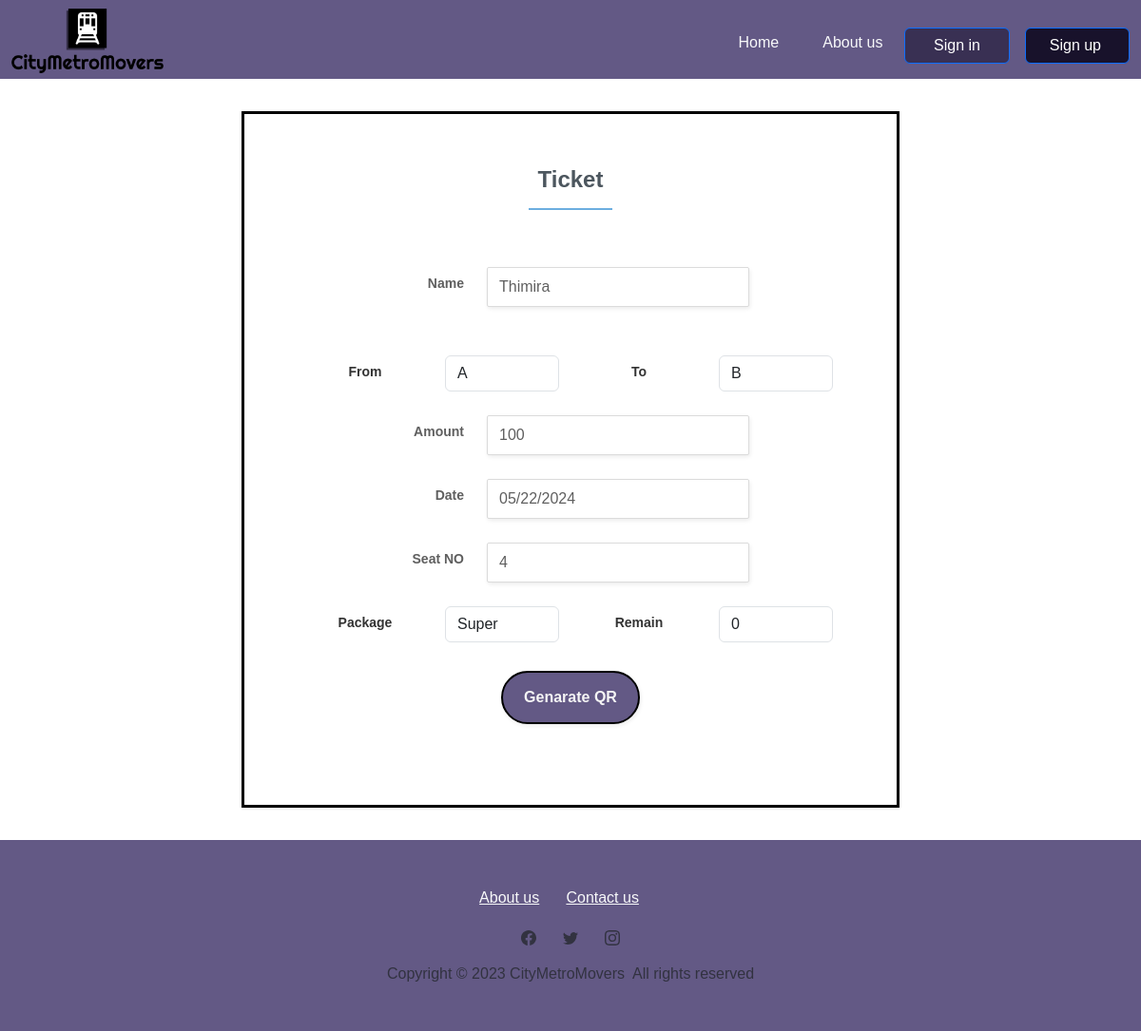
Screenshot of /ticket.php?u_id=37 with the database file from the repository.
### tables this page shows
CREATE TABLE `user` (
  `user_id` varchar(10) NOT NULL,
  `user_role` varchar(40) NOT NULL DEFAULT 'user',
  `user_nic` varchar(50) NOT NULL,
  `user_contactNo` int(50) NOT NULL,
  `user_email` varchar(100) NOT NULL,
  `user_photo` blob NOT NULL,
  `user_fname` varchar(250) NOT NULL,
  `user_lname` varchar(250) NOT NULL,
  `user_status` varchar(20) NOT NULL DEFAULT 'Active',
  `user_password` varchar(255) NOT NULL,
  `cookie_token` varchar(250) NOT NULL,
  `expiry_date` bigint(20) NOT NULL
);

CREATE TABLE `station_user` (
  `Station_issueId` int(10) NOT NULL,
  `user_id` varchar(10) NOT NULL,
  `Start_station` text NOT NULL,
  `Destination` text NOT NULL,
  `is_reserved` tinyint(1) NOT NULL DEFAULT 0,
  `Reserve_seat` varchar(2) NOT NULL,
  `pkg_id` varchar(10) NOT NULL,
  `pkg_description` varchar(200) NOT NULL,
  `pkg_remaining` int(11) NOT NULL,
  `price` int(11) NOT NULL,
  `Issue_date` date NOT NULL DEFAULT current_timestamp()
);

CREATE TABLE `package` (
  `Pkg_id` varchar(10) NOT NULL,
  `Pkg_title` varchar(100) NOT NULL,
  `Pkg_price` varchar(50) NOT NULL,
  `Pkg_description` varchar(200) NOT NULL,
  `Pkg_plan` varchar(50) NOT NULL,
  `trips` int(11) NOT NULL
);

### ticket.php (the view, shortened to what this page needs)
<?php
$id = null;
if (isset($_GET['u_id'])) {
  $id = $_GET['u_id'];
}
$dbcon = new DBConnector();
$con = $dbcon->getConnection();
$query1 = "SELECT * FROM station_user WHERE Station_issueId ='$id' ";
 $pstmt1 = $con->prepare($query1);
 $pstmt1->execute();
 $query1_run = $pstmt1->fetchAll(PDO::FETCH_ASSOC);
if ($pstmt1->rowCount()>0) {
  foreach ($query1_run as $data) {
    $user_id = $data['user_id'];
    $start = $data['Start_station'];
    $destination = $data['Destination'];
    $seat = $data['Reserve_seat'];
    $remain = $data['pkg_remaining'];
    $pkgid = $data['pkg_id'];
    $amount =$data['price'];
  }
}
$query2 = "SELECT user_fname FROM user WHERE user_id ='$user_id' ";
$pstmt2 = $con->prepare($query2);
 $pstmt2->execute();
 $query2_run = $pstmt2->fetchAll(PDO::FETCH_ASSOC);
if ($pstmt2->rowCount() > 0) {
  foreach ($query2_run as $data1) {
    $name = $data1['user_fname'];
  }
}
$query3 = "SELECT Pkg_title FROM package WHERE Pkg_id ='$pkgid' ";
$pstmt3 = $con->prepare($query3);
 $pstmt3->execute();
 $query3_run = $pstmt3->fetchAll(PDO::FETCH_ASSOC);
if ($pstmt3->rowCount() > 0) {
  foreach ($query3_run as $data2) {
    $namepkg = $data2['Pkg_title'];
  }
} else {
  $namepkg = "N/A";
}
?>
<!DOCTYPE html>
<html data-bs-theme="light" lang="en">
<head>
  <link rel="stylesheet" href="https://cdn.jsdelivr.net/npm/bootstrap@5.3.1/dist/css/bootstrap.min.css">
  <link rel="stylesheet" href="assets/css/styles_tiket.css">
    <link rel="stylesheet" href="assets/css/navbar.css">
</head>
<body>
<?php include('includes/navbar.php'); ?>
<div class="custom-form-container" style="margin-bottom: 1px; padding-bottom: 0px; padding-top: 30px;"></div>
  <div class="row register-form">
    <div class="col-md-8 offset-md-2" style="margin-top: -64px;margin-bottom: -16px;">
        <form class="custom-form" style="margin-top: 68px; border: solid black;" method="POST" action="qrcode.php">
        <h1>Ticket</h1>
        <div class="row form-group">
          <div class="col-sm-4 label-column"><label class="col-form-label" for="email-input-field">Name</label></div>
          <div class="col-sm-6 input-column"><input class="form-control" type="text" name="name"
                                                    value="<?php echo $name ?>" readonly></div>
        </div>
        <div class="row form-group">
          <div class="col-lg-12" style="padding-top: 0px;margin-top: 26px;">
            <div class="container">
              <div class="row">
                <div class="col-md-3"><label class="col-form-label" for="name-input-field">From</label></div>
                <div class="col-md-3"><input class="form-control" type="text" name="from" value="<?php echo $start ?>"
                                             readonly></div>
                <div class="col-md-3"><label class="col-form-label" for="name-input-field">To</label></div>
                <div class="col-md-3"><input class="form-control" type="text" name="to"
                                             value="<?php echo $destination ?>" readonly></div>
              </div>
            </div>
          </div>
        </div>
        <div class="row form-group">
          <div class="col-sm-4 label-column"><label class="col-form-label" for="email-input-field">Amount</label></div>
          <div class="col-sm-6 input-column"><input class="form-control" type="text" name="a" value="<?php echo $amount; ?>" readonly>
          </div>
        </div>
        <div class="row form-group">
          <div class="col-sm-4 label-column"><label class="col-form-label" for="email-input-field">Date</label></div>
          <div class="col-sm-6 input-column"><input class="form-control" type="date" name="date" value="<?php echo date('Y-m-d'); ?>" readonly>
          </div>
        </div>
        <div class="row form-group">
          <div class="col-sm-4 label-column"><label class="col-form-label" for="email-input-field">Seat NO</label></div>
          <div class="col-sm-6 input-column"><input class="form-control" type="text" name="seat_no"
                                                    value="<?php echo $seat ?>" readonly></div>
        </div>
        <div class="container">
          <div class="row">
            <div class="col-md-3"><label class="col-form-label" for="name-input-field">Package</label></div>
            <div class="col-md-3"><input class="form-control" type="text" name="pkg" value="<?php echo $namepkg; ?>" readonly>
            </div>
            <div class="col-md-3"><label class="col-form-label" for="name-input-field">Remain</label></div>
            <div class="col-md-3"><input class="form-control" type="text" name="remain" value="<?php echo $remain; ?>" readonly></div>
          </div>
        </div><button class="btn btn-light submit-button"
                      type="submit"
                      name="submit"
                      style="border: solid black 2px;
               border-radius: 50px;
               color: whitesmoke;
               background: rgb(99, 89, 133);
               transition: background-color 0.3s;"
                      onmouseout="this.style.backgroundColor='rgb(99, 89, 133)'"
                      onmouseover="this.style.backgroundColor='rgb(52, 42, 85)'">
                Genarate QR
            </button>
        </form>
    </div>
  </div>
  <?php include('includes/footer.php'); ?>
</body>
</html>

### assets/css/styles_tiket.css (style rules this page uses)
.register-form form.custom-form { padding: 55px; box-sizing: border-box; background-color: #fff; box-shadow: 0 1px 3px 0 rgba(0, 0, 0, 0.1); font: bold 14px sans-serif; text-align: center; margin: 50px; color: #333; }
.register-form .custom-form h1 { display: inline-block; color: #4c565e; font-size: 24px; font-weight: 700; padding: 0 10px 15px; margin-bottom: 60px; border-bottom: 2px solid #6caee0; }
.register-form .custom-form .form-group { margin-bottom: 25px; }
.register-form .custom-form .label-column { text-align: right; color: #5f5f5f; }
.register-form .custom-form .input-column { color: #5f5f5f; text-align: left; }
.register-form .custom-form .input-column input { color: #5f5f5f; box-shadow: 1px 2px 4px 0 rgba(0, 0, 0, 0.08); padding: 12px; border: 1px solid #dbdbdb; border-radius: 2px; height: 42px; }
.register-form .custom-form .submit-button { border-radius: 2px; background: #6caee0; color: #fff; font-weight: 700; box-shadow: 1px 2px 4px 0 rgba(0, 0, 0, 0.08); padding: 14px 22px; border: 0; margin: 30px; outline: 0; }

### rows the page displays
user: name "Thimira"
station_user: from "A", to "B", a "100", seat_no "4", remain "0"
package: pkg "Super"
